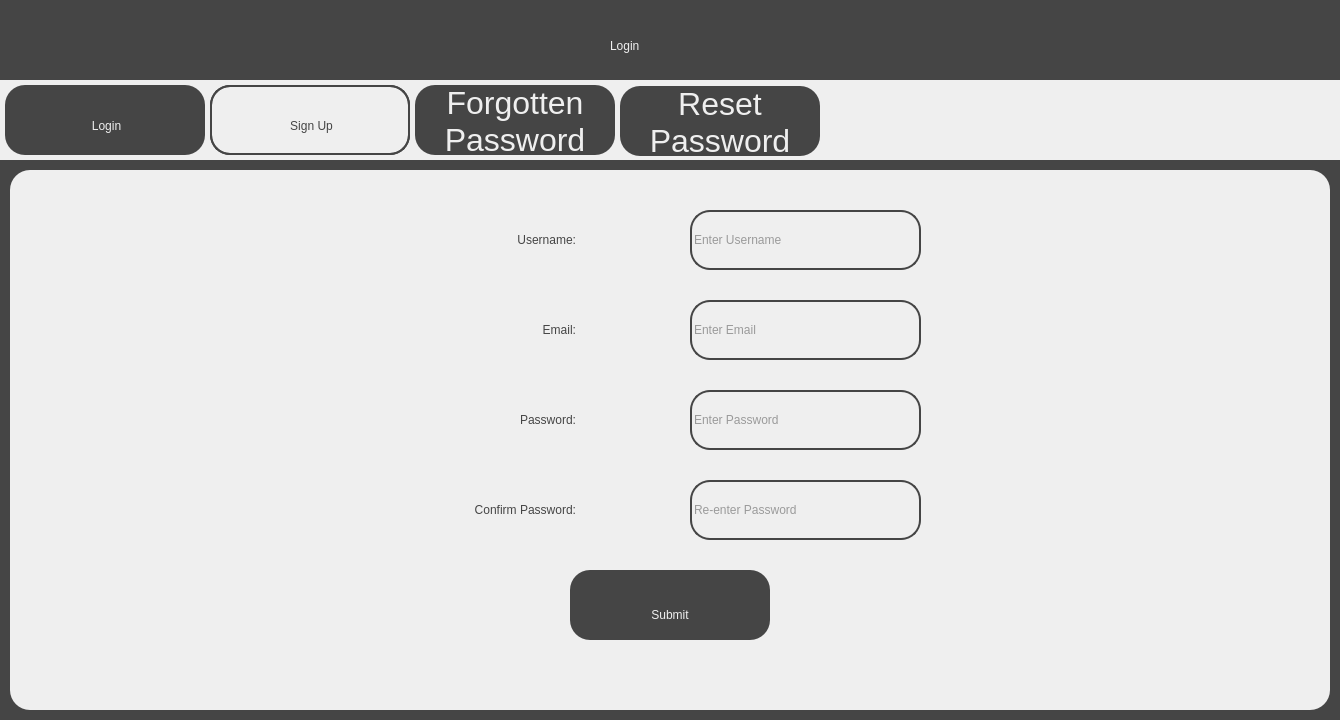
<?xml version="1.0" encoding="UTF-8"?>
<ui version="4.0">
 <class>SignUp</class>
 <widget class="QDialog" name="SignUp">
  <property name="geometry">
   <rect>
    <x>0</x>
    <y>0</y>
    <width>1340</width>
    <height>720</height>
   </rect>
  </property>
  <property name="windowTitle">
   <string>Visualisation of the Riemann Hypothesis - Sign Up</string>
  </property>
  <property name="sizeGripEnabled">
   <bool>false</bool>
  </property>
  <widget class="QWidget" name="widget" native="true">
   <property name="geometry">
    <rect>
     <x>0</x>
     <y>0</y>
     <width>1340</width>
     <height>720</height>
    </rect>
   </property>
   <property name="styleSheet">
    <string notr="true">background-color: rgb(69, 69, 69);</string>
   </property>
   <widget class="QLabel" name="Title">
    <property name="geometry">
     <rect>
      <x>610</x>
      <y>20</y>
      <width>121</width>
      <height>51</height>
     </rect>
    </property>
    <property name="styleSheet">
     <string notr="true">font: 36pt &quot;Sans Serif&quot;; color:rgb(239, 239, 239)</string>
    </property>
    <property name="text">
     <string>Login</string>
    </property>
   </widget>
   <widget class="QWidget" name="TabBar" native="true">
    <property name="geometry">
     <rect>
      <x>0</x>
      <y>80</y>
      <width>1340</width>
      <height>80</height>
     </rect>
    </property>
    <property name="styleSheet">
     <string notr="true">background-color: rgb(239, 239, 239);</string>
    </property>
    <widget class="QWidget" name="LoginTab" native="true">
     <property name="geometry">
      <rect>
       <x>5</x>
       <y>5</y>
       <width>200</width>
       <height>70</height>
      </rect>
     </property>
     <property name="styleSheet">
      <string notr="true">background-color: rgb(69, 69, 69);
border-radius: 20px;</string>
     </property>
     <widget class="QLabel" name="LoginText">
      <property name="geometry">
       <rect>
        <x>0</x>
        <y>0</y>
        <width>200</width>
        <height>70</height>
       </rect>
      </property>
      <property name="cursor">
       <cursorShape>PointingHandCursor</cursorShape>
      </property>
      <property name="styleSheet">
       <string notr="true">font: 36pt &quot;Sans Serif&quot;; color:rgb(239, 239, 239);
background-color: rgba(255, 255, 255, 0);
padding-top:12px;</string>
      </property>
      <property name="text">
       <string>&lt;html&gt;&lt;head/&gt;&lt;body&gt;&lt;p align=&quot;center&quot;&gt;Login&lt;/p&gt;&lt;/body&gt;&lt;/html&gt;</string>
      </property>
     </widget>
    </widget>
    <widget class="QWidget" name="ForgottenPasswordTab" native="true">
     <property name="geometry">
      <rect>
       <x>415</x>
       <y>5</y>
       <width>200</width>
       <height>70</height>
      </rect>
     </property>
     <property name="styleSheet">
      <string notr="true">background-color: rgb(69, 69, 69);
border-radius: 20px;</string>
     </property>
     <widget class="QLabel" name="ForgottenPasswordText">
      <property name="geometry">
       <rect>
        <x>0</x>
        <y>0</y>
        <width>200</width>
        <height>70</height>
       </rect>
      </property>
      <property name="cursor">
       <cursorShape>PointingHandCursor</cursorShape>
      </property>
      <property name="styleSheet">
       <string notr="true">font: 28pt &quot;Sans Serif&quot;; color:rgb(239, 239, 239);
background-color: rgba(255, 255, 255, 0);</string>
      </property>
      <property name="text">
       <string>&lt;html&gt;&lt;head/&gt;&lt;body&gt;&lt;p align=&quot;center&quot;&gt;&lt;span style=&quot; font-size:24pt;&quot;&gt;Forgotten&lt;br&gt;Password&lt;/span&gt;&lt;/p&gt;&lt;/body&gt;&lt;/html&gt;</string>
      </property>
     </widget>
    </widget>
    <widget class="QWidget" name="ResetPasswordTab" native="true">
     <property name="geometry">
      <rect>
       <x>620</x>
       <y>6</y>
       <width>200</width>
       <height>70</height>
      </rect>
     </property>
     <property name="styleSheet">
      <string notr="true">background-color: rgb(69, 69, 69);
border-radius: 20px;</string>
     </property>
     <widget class="QLabel" name="ResetPasswordText">
      <property name="geometry">
       <rect>
        <x>0</x>
        <y>0</y>
        <width>200</width>
        <height>70</height>
       </rect>
      </property>
      <property name="cursor">
       <cursorShape>PointingHandCursor</cursorShape>
      </property>
      <property name="styleSheet">
       <string notr="true">font: 28pt &quot;Sans Serif&quot;; color:rgb(239, 239, 239);
background-color: rgba(255, 255, 255, 0);</string>
      </property>
      <property name="text">
       <string>&lt;html&gt;&lt;head/&gt;&lt;body&gt;&lt;p align=&quot;center&quot;&gt;&lt;span style=&quot; font-size:24pt;&quot;&gt;Reset&lt;br&gt;Password&lt;/span&gt;&lt;/p&gt;&lt;/body&gt;&lt;/html&gt;</string>
      </property>
     </widget>
    </widget>
    <widget class="QWidget" name="SignUpTab" native="true">
     <property name="geometry">
      <rect>
       <x>210</x>
       <y>5</y>
       <width>200</width>
       <height>70</height>
      </rect>
     </property>
     <property name="styleSheet">
      <string notr="true">border: 2px solid;
border-radius: 20px;
border-color:rgb(69, 69, 69);</string>
     </property>
     <widget class="QLabel" name="SignUpText">
      <property name="geometry">
       <rect>
        <x>0</x>
        <y>0</y>
        <width>200</width>
        <height>70</height>
       </rect>
      </property>
      <property name="cursor">
       <cursorShape>PointingHandCursor</cursorShape>
      </property>
      <property name="styleSheet">
       <string notr="true">font: 36pt &quot;Sans Serif&quot;; color:rgb(69, 69, 69);
background-color: rgba(255, 255, 255, 0);
padding-top:12px;</string>
      </property>
      <property name="text">
       <string>&lt;html&gt;&lt;head/&gt;&lt;body&gt;&lt;p align=&quot;center&quot;&gt;Sign Up&lt;/p&gt;&lt;/body&gt;&lt;/html&gt;</string>
      </property>
     </widget>
    </widget>
   </widget>
   <widget class="QWidget" name="MainWidget" native="true">
    <property name="geometry">
     <rect>
      <x>10</x>
      <y>170</y>
      <width>1320</width>
      <height>540</height>
     </rect>
    </property>
    <property name="styleSheet">
     <string notr="true">background-color: rgb(239, 239, 239);
border-radius: 20px;</string>
    </property>
    <widget class="QLabel" name="Username">
     <property name="geometry">
      <rect>
       <x>290</x>
       <y>40</y>
       <width>281</width>
       <height>61</height>
      </rect>
     </property>
     <property name="styleSheet">
      <string notr="true">font: 25pt &quot;Sans Serif&quot;; color:rgb(69, 69, 69);
background-color: rgb(239, 239, 239); padding: 5px;</string>
     </property>
     <property name="text">
      <string>&lt;html&gt;&lt;head/&gt;&lt;body&gt;&lt;p align=&quot;right&quot;&gt;Username:&lt;/p&gt;&lt;/body&gt;&lt;/html&gt;</string>
     </property>
    </widget>
    <widget class="QLabel" name="Email">
     <property name="geometry">
      <rect>
       <x>290</x>
       <y>130</y>
       <width>281</width>
       <height>61</height>
      </rect>
     </property>
     <property name="styleSheet">
      <string notr="true">font: 25pt &quot;Sans Serif&quot;; color:rgb(69, 69, 69);
background-color: rgb(239, 239, 239); padding: 5px;</string>
     </property>
     <property name="text">
      <string>&lt;html&gt;&lt;head/&gt;&lt;body&gt;&lt;p align=&quot;right&quot;&gt;Email:&lt;/p&gt;&lt;/body&gt;&lt;/html&gt;</string>
     </property>
    </widget>
    <widget class="QLineEdit" name="UsernameInput">
     <property name="geometry">
      <rect>
       <x>680</x>
       <y>40</y>
       <width>231</width>
       <height>60</height>
      </rect>
     </property>
     <property name="styleSheet">
      <string notr="true">background-color: rgb(239, 239, 239);
color: rgb(69, 69, 69);
font: 18pt &quot;Sans Serif&quot;;
border: 2px solid;
border-radius: 20px;
border-color:rgb(69, 69, 69);</string>
     </property>
     <property name="text">
      <string/>
     </property>
     <property name="cursorPosition">
      <number>0</number>
     </property>
     <property name="placeholderText">
      <string>Enter Username</string>
     </property>
    </widget>
    <widget class="QLabel" name="Password">
     <property name="geometry">
      <rect>
       <x>300</x>
       <y>220</y>
       <width>271</width>
       <height>61</height>
      </rect>
     </property>
     <property name="styleSheet">
      <string notr="true">font: 25pt &quot;Sans Serif&quot;; color:rgb(69, 69, 69);
background-color: rgb(239, 239, 239); padding: 5px;</string>
     </property>
     <property name="text">
      <string>&lt;html&gt;&lt;head/&gt;&lt;body&gt;&lt;p align=&quot;right&quot;&gt;Password:&lt;/p&gt;&lt;/body&gt;&lt;/html&gt;</string>
     </property>
    </widget>
    <widget class="QLabel" name="VerifyPassword">
     <property name="geometry">
      <rect>
       <x>270</x>
       <y>310</y>
       <width>301</width>
       <height>61</height>
      </rect>
     </property>
     <property name="styleSheet">
      <string notr="true">font: 25pt &quot;Sans Serif&quot;; color:rgb(69, 69, 69);
background-color: rgb(239, 239, 239); padding: 5px;</string>
     </property>
     <property name="text">
      <string>&lt;html&gt;&lt;head/&gt;&lt;body&gt;&lt;p align=&quot;right&quot;&gt;Confirm Password:&lt;/p&gt;&lt;/body&gt;&lt;/html&gt;</string>
     </property>
    </widget>
    <widget class="QWidget" name="LoginTab_2" native="true">
     <property name="geometry">
      <rect>
       <x>560</x>
       <y>400</y>
       <width>200</width>
       <height>70</height>
      </rect>
     </property>
     <property name="styleSheet">
      <string notr="true">background-color: rgb(69, 69, 69);
border-radius: 20px;</string>
     </property>
     <widget class="QLabel" name="LoginText_2">
      <property name="geometry">
       <rect>
        <x>0</x>
        <y>10</y>
        <width>200</width>
        <height>70</height>
       </rect>
      </property>
      <property name="cursor">
       <cursorShape>PointingHandCursor</cursorShape>
      </property>
      <property name="styleSheet">
       <string notr="true">font: 36pt &quot;Sans Serif&quot;; color:rgb(239, 239, 239);
background-color: rgba(255, 255, 255, 0);</string>
      </property>
      <property name="text">
       <string>&lt;html&gt;&lt;head/&gt;&lt;body&gt;&lt;p align=&quot;center&quot;&gt;Submit&lt;/p&gt;&lt;/body&gt;&lt;/html&gt;</string>
      </property>
     </widget>
    </widget>
    <widget class="QLineEdit" name="UsernameInput_2">
     <property name="geometry">
      <rect>
       <x>680</x>
       <y>130</y>
       <width>231</width>
       <height>60</height>
      </rect>
     </property>
     <property name="styleSheet">
      <string notr="true">background-color: rgb(239, 239, 239);
color: rgb(69, 69, 69);
font: 18pt &quot;Sans Serif&quot;;
border: 2px solid;
border-radius: 20px;
border-color:rgb(69, 69, 69);</string>
     </property>
     <property name="text">
      <string/>
     </property>
     <property name="cursorPosition">
      <number>0</number>
     </property>
     <property name="placeholderText">
      <string>Enter Email</string>
     </property>
    </widget>
    <widget class="QLineEdit" name="UsernameInput_3">
     <property name="geometry">
      <rect>
       <x>680</x>
       <y>220</y>
       <width>231</width>
       <height>60</height>
      </rect>
     </property>
     <property name="styleSheet">
      <string notr="true">background-color: rgb(239, 239, 239);
color: rgb(69, 69, 69);
font: 18pt &quot;Sans Serif&quot;;
border: 2px solid;
border-radius: 20px;
border-color:rgb(69, 69, 69);</string>
     </property>
     <property name="text">
      <string/>
     </property>
     <property name="echoMode">
      <enum>QLineEdit::Password</enum>
     </property>
     <property name="cursorPosition">
      <number>0</number>
     </property>
     <property name="placeholderText">
      <string>Enter Password</string>
     </property>
    </widget>
    <widget class="QLineEdit" name="UsernameInput_4">
     <property name="geometry">
      <rect>
       <x>680</x>
       <y>310</y>
       <width>231</width>
       <height>60</height>
      </rect>
     </property>
     <property name="styleSheet">
      <string notr="true">background-color: rgb(239, 239, 239);
color: rgb(69, 69, 69);
font: 18pt &quot;Sans Serif&quot;;
border: 2px solid;
border-radius: 20px;
border-color:rgb(69, 69, 69);</string>
     </property>
     <property name="text">
      <string/>
     </property>
     <property name="echoMode">
      <enum>QLineEdit::Password</enum>
     </property>
     <property name="cursorPosition">
      <number>0</number>
     </property>
     <property name="placeholderText">
      <string>Re-enter Password</string>
     </property>
    </widget>
    <zorder>LoginTab_2</zorder>
    <zorder>Username</zorder>
    <zorder>Email</zorder>
    <zorder>UsernameInput</zorder>
    <zorder>Password</zorder>
    <zorder>VerifyPassword</zorder>
    <zorder>UsernameInput_2</zorder>
    <zorder>UsernameInput_3</zorder>
    <zorder>UsernameInput_4</zorder>
   </widget>
  </widget>
 </widget>
 <resources/>
 <connections/>
</ui>
